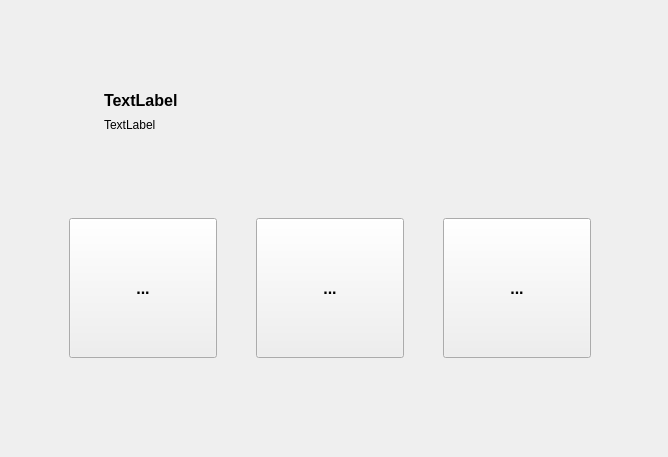
<?xml version="1.0" encoding="UTF-8"?>
<ui version="4.0">
 <class>KillMummyWin</class>
 <widget class="QWidget" name="KillMummyWin">
  <property name="geometry">
   <rect>
    <x>0</x>
    <y>0</y>
    <width>668</width>
    <height>457</height>
   </rect>
  </property>
  <property name="windowTitle">
   <string>Form</string>
  </property>
  <widget class="QWidget" name="">
   <property name="geometry">
    <rect>
     <x>30</x>
     <y>70</y>
     <width>601</width>
     <height>371</height>
    </rect>
   </property>
   <layout class="QVBoxLayout" name="verticalLayout_main" stretch="0,0,0,0">
    <property name="spacing">
     <number>0</number>
    </property>
    <item>
     <layout class="QHBoxLayout" name="horizontalLayout_lab">
      <property name="spacing">
       <number>10</number>
      </property>
      <property name="leftMargin">
       <number>20</number>
      </property>
      <property name="topMargin">
       <number>20</number>
      </property>
      <item>
       <widget class="QLabel" name="label_icon">
        <property name="sizePolicy">
         <sizepolicy hsizetype="Fixed" vsizetype="Fixed">
          <horstretch>0</horstretch>
          <verstretch>0</verstretch>
         </sizepolicy>
        </property>
        <property name="minimumSize">
         <size>
          <width>44</width>
          <height>45</height>
         </size>
        </property>
        <property name="maximumSize">
         <size>
          <width>44</width>
          <height>45</height>
         </size>
        </property>
        <property name="text">
         <string/>
        </property>
        <property name="pixmap">
         <pixmap resource="Resources/360safe.qrc">:/killMummyWidget/tip</pixmap>
        </property>
        <property name="scaledContents">
         <bool>true</bool>
        </property>
       </widget>
      </item>
      <item>
       <layout class="QVBoxLayout" name="verticalLayout">
        <property name="spacing">
         <number>5</number>
        </property>
        <item>
         <widget class="QLabel" name="lab_info">
          <property name="font">
           <font>
            <pointsize>12</pointsize>
            <weight>75</weight>
            <bold>true</bold>
           </font>
          </property>
          <property name="text">
           <string>TextLabel</string>
          </property>
         </widget>
        </item>
        <item>
         <widget class="QLabel" name="lab_suggest">
          <property name="text">
           <string>TextLabel</string>
          </property>
         </widget>
        </item>
       </layout>
      </item>
     </layout>
    </item>
    <item>
     <spacer name="verticalSpacer">
      <property name="orientation">
       <enum>Qt::Vertical</enum>
      </property>
      <property name="sizeHint" stdset="0">
       <size>
        <width>20</width>
        <height>40</height>
       </size>
      </property>
     </spacer>
    </item>
    <item>
     <layout class="QHBoxLayout" name="horizontalLayout_btn">
      <property name="spacing">
       <number>0</number>
      </property>
      <item>
       <widget class="QToolButton" name="toolButton_fastScan">
        <property name="sizePolicy">
         <sizepolicy hsizetype="Fixed" vsizetype="Fixed">
          <horstretch>0</horstretch>
          <verstretch>0</verstretch>
         </sizepolicy>
        </property>
        <property name="minimumSize">
         <size>
          <width>148</width>
          <height>140</height>
         </size>
        </property>
        <property name="font">
         <font>
          <pointsize>12</pointsize>
          <weight>75</weight>
          <bold>true</bold>
         </font>
        </property>
        <property name="text">
         <string>...</string>
        </property>
        <property name="icon">
         <iconset resource="Resources/360safe.qrc">
          <normaloff>:/killMummyWidget/fast_scan</normaloff>:/killMummyWidget/fast_scan</iconset>
        </property>
        <property name="iconSize">
         <size>
          <width>123</width>
          <height>115</height>
         </size>
        </property>
        <property name="toolButtonStyle">
         <enum>Qt::ToolButtonTextUnderIcon</enum>
        </property>
       </widget>
      </item>
      <item>
       <widget class="QToolButton" name="toolButton_fullScan">
        <property name="sizePolicy">
         <sizepolicy hsizetype="Fixed" vsizetype="Fixed">
          <horstretch>148</horstretch>
          <verstretch>140</verstretch>
         </sizepolicy>
        </property>
        <property name="minimumSize">
         <size>
          <width>148</width>
          <height>140</height>
         </size>
        </property>
        <property name="font">
         <font>
          <pointsize>12</pointsize>
          <weight>75</weight>
          <bold>true</bold>
         </font>
        </property>
        <property name="text">
         <string>...</string>
        </property>
        <property name="icon">
         <iconset resource="Resources/360safe.qrc">
          <normaloff>:/killMummyWidget/full_scan</normaloff>:/killMummyWidget/full_scan</iconset>
        </property>
        <property name="iconSize">
         <size>
          <width>101</width>
          <height>91</height>
         </size>
        </property>
        <property name="toolButtonStyle">
         <enum>Qt::ToolButtonTextUnderIcon</enum>
        </property>
       </widget>
      </item>
      <item>
       <widget class="QToolButton" name="toolButton_customScan">
        <property name="minimumSize">
         <size>
          <width>148</width>
          <height>140</height>
         </size>
        </property>
        <property name="font">
         <font>
          <pointsize>12</pointsize>
          <weight>75</weight>
          <bold>true</bold>
         </font>
        </property>
        <property name="text">
         <string>...</string>
        </property>
        <property name="icon">
         <iconset resource="Resources/360safe.qrc">
          <normaloff>:/killMummyWidget/custom_scan</normaloff>:/killMummyWidget/custom_scan</iconset>
        </property>
        <property name="iconSize">
         <size>
          <width>101</width>
          <height>96</height>
         </size>
        </property>
        <property name="toolButtonStyle">
         <enum>Qt::ToolButtonTextUnderIcon</enum>
        </property>
       </widget>
      </item>
     </layout>
    </item>
    <item>
     <spacer name="verticalSpacer_2">
      <property name="orientation">
       <enum>Qt::Vertical</enum>
      </property>
      <property name="sizeHint" stdset="0">
       <size>
        <width>20</width>
        <height>40</height>
       </size>
      </property>
     </spacer>
    </item>
   </layout>
  </widget>
 </widget>
 <resources>
  <include location="Resources/360safe.qrc"/>
 </resources>
 <connections/>
</ui>
